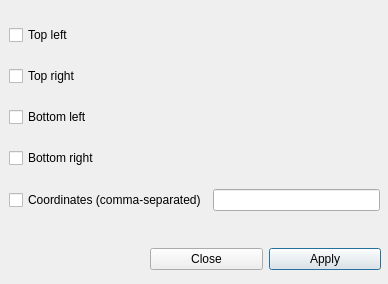
<?xml version="1.0" encoding="UTF-8"?>
<ui version="4.0">
 <class>MoveLegendWindow</class>
 <widget class="QWidget" name="MoveLegendWindow">
  <property name="windowModality">
   <enum>Qt::ApplicationModal</enum>
  </property>
  <property name="geometry">
   <rect>
    <x>0</x>
    <y>0</y>
    <width>388</width>
    <height>284</height>
   </rect>
  </property>
  <property name="windowTitle">
   <string>Form</string>
  </property>
  <widget class="QWidget" name="gridLayoutWidget">
   <property name="geometry">
    <rect>
     <x>9</x>
     <y>10</y>
     <width>371</width>
     <height>221</height>
    </rect>
   </property>
   <layout class="QGridLayout" name="gridLayout">
    <item row="2" column="0">
     <widget class="QCheckBox" name="blCb">
      <property name="text">
       <string>Bottom left</string>
      </property>
     </widget>
    </item>
    <item row="4" column="0">
     <widget class="QCheckBox" name="coordCb">
      <property name="text">
       <string>Coordinates (comma-separated)</string>
      </property>
     </widget>
    </item>
    <item row="3" column="0">
     <widget class="QCheckBox" name="brCb">
      <property name="text">
       <string>Bottom right</string>
      </property>
     </widget>
    </item>
    <item row="1" column="0">
     <widget class="QCheckBox" name="trCb">
      <property name="text">
       <string>Top right</string>
      </property>
     </widget>
    </item>
    <item row="0" column="0">
     <widget class="QCheckBox" name="tlCb">
      <property name="text">
       <string>Top left</string>
      </property>
     </widget>
    </item>
    <item row="4" column="1">
     <widget class="QLineEdit" name="coordTxt"/>
    </item>
   </layout>
  </widget>
  <widget class="QWidget" name="horizontalLayoutWidget">
   <property name="geometry">
    <rect>
     <x>150</x>
     <y>239</y>
     <width>231</width>
     <height>41</height>
    </rect>
   </property>
   <layout class="QHBoxLayout" name="horizontalLayout">
    <item>
     <widget class="QPushButton" name="closeButton">
      <property name="text">
       <string>Close</string>
      </property>
     </widget>
    </item>
    <item>
     <widget class="QPushButton" name="applyButton">
      <property name="text">
       <string>Apply</string>
      </property>
      <property name="shortcut">
       <string>Return</string>
      </property>
      <property name="default">
       <bool>true</bool>
      </property>
     </widget>
    </item>
   </layout>
  </widget>
 </widget>
 <resources/>
 <connections/>
</ui>
